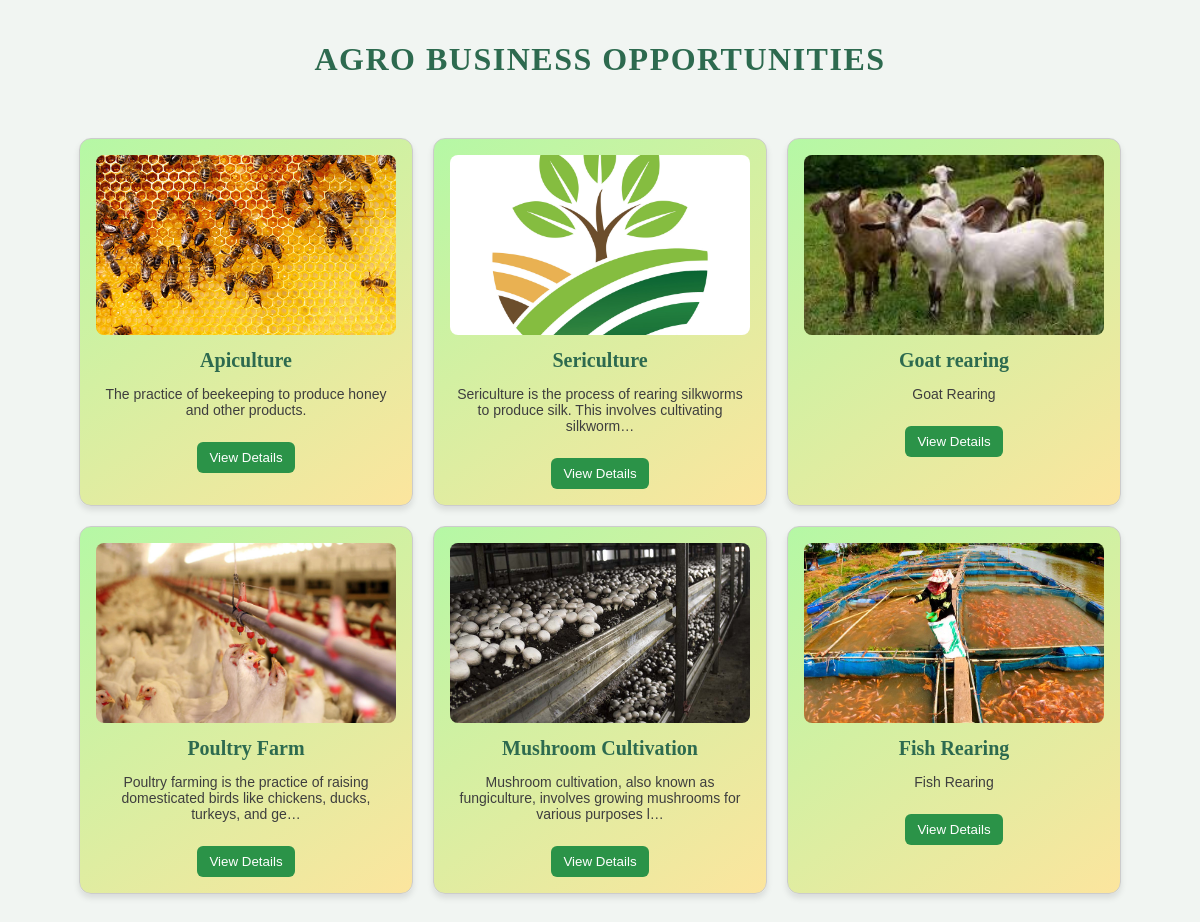
Page /agro-business/ on the committed database.
### agroapp/models.py (models this page shows, shortened)
class AgroBusiness(models.Model):
    title = models.CharField(max_length=100)
    image = models.ImageField(upload_to='agro_business_images/')
    description = models.TextField()
    cost_to_implement = models.CharField(max_length=200)
    benefits = models.TextField()
    profit = models.CharField(max_length=200)
    loss = models.TextField(blank=True, null=True)
    side_business = models.TextField(blank=True, null=True)

### agroapp/views.py (the view)
# urls.py: path('agro-business/', views.agro_business_list, name='agro_business_list'),
def agro_business_list(request):
    agro_businesses = AgroBusiness.objects.all()  # All Agro Business Entries
    return render(request, 'agro_business_list.html', {'agro_businesses': agro_businesses})

### agroapp/templates/agro_business_list.html (shortened to what this page needs)
<!DOCTYPE html>
<html>
<head>
</head>
<body>
<h1>Agro Business Opportunities</h1>
<div class="card-container">
    {% for item in agro_businesses %}
        <div class="card">
            <img src="{{ item.image.url }}" alt="{{ item.title }}">
            <h2>{{ item.title }}</h2>
            <p>{{ item.description|truncatechars:100 }}</p>
            <button class="view-detail-btn" data-id="{{ item.id }}">View Details</button>
        </div>
    {% endfor %}
</div>
</body>
</html>

### agroapp/templates/agro_business_list.html (style rules this page uses)
body { font-family: Arial, sans-serif; background-color: #f1f5f2; margin: 0; padding: 20px; display: flex; flex-direction: column; align-items: center; }
h1 { font-size: 32px; font-family: Cambria, Cochin, Georgia, Times, 'Times New Roman', serif; color: #2d6a4f; text-align: center; margin-bottom: 40px; font-weight: 600; text-transform: uppercase; letter-spacing: 1.5px; }
.card-container { display: flex; flex-wrap: wrap; gap: 20px; justify-content: center; padding: 20px; }
.card { width: 300px; border: 1px solid #ccc; border-radius: 12px; padding: 16px; background: linear-gradient(145deg, #b5f8a5, #fce59e); box-shadow: 0 4px 6px rgba(0,0,0,0.1); transition: transform 0.3s ease; text-align: center; }
.card img { width: 100%; height: 180px; object-fit: cover; border-radius: 8px; }
.card h2 { font-family: 'Times New Roman', Times, serif; font-size: 20px; margin: 10px 0; color: #2d6a4f; }
.card p { font-family: 'Trebuchet MS', 'Lucida Sans Unicode', 'Lucida Grande', 'Lucida Sans', Arial, sans-serif; font-size: 14px; color: #3e3e3e; }
.card button { padding: 8px 12px; background-color: #2b9348; color: white; border: none; border-radius: 6px; cursor: pointer; margin-top: 10px; transition: background-color 0.3s ease; }

### rows in the picture
AgroBusiness: image (picture), title "Apiculture", description "The practice of beekeeping to produce honey and other products."
AgroBusiness: image (picture), title "Sericulture", description "Sericulture is the process of rearing silkworms to produce silk. This involves cultivating silkworm…"
AgroBusiness: image (picture), title "Goat rearing", description "Goat Rearing"
AgroBusiness: image (picture), title "Poultry Farm", description "Poultry farming is the practice of raising domesticated birds like chickens, ducks, turkeys, and ge…"
AgroBusiness: image (picture), title "Mushroom Cultivation", description "Mushroom cultivation, also known as fungiculture, involves growing mushrooms for various purposes l…"
AgroBusiness: image (picture), title "Fish Rearing", description "Fish Rearing"
